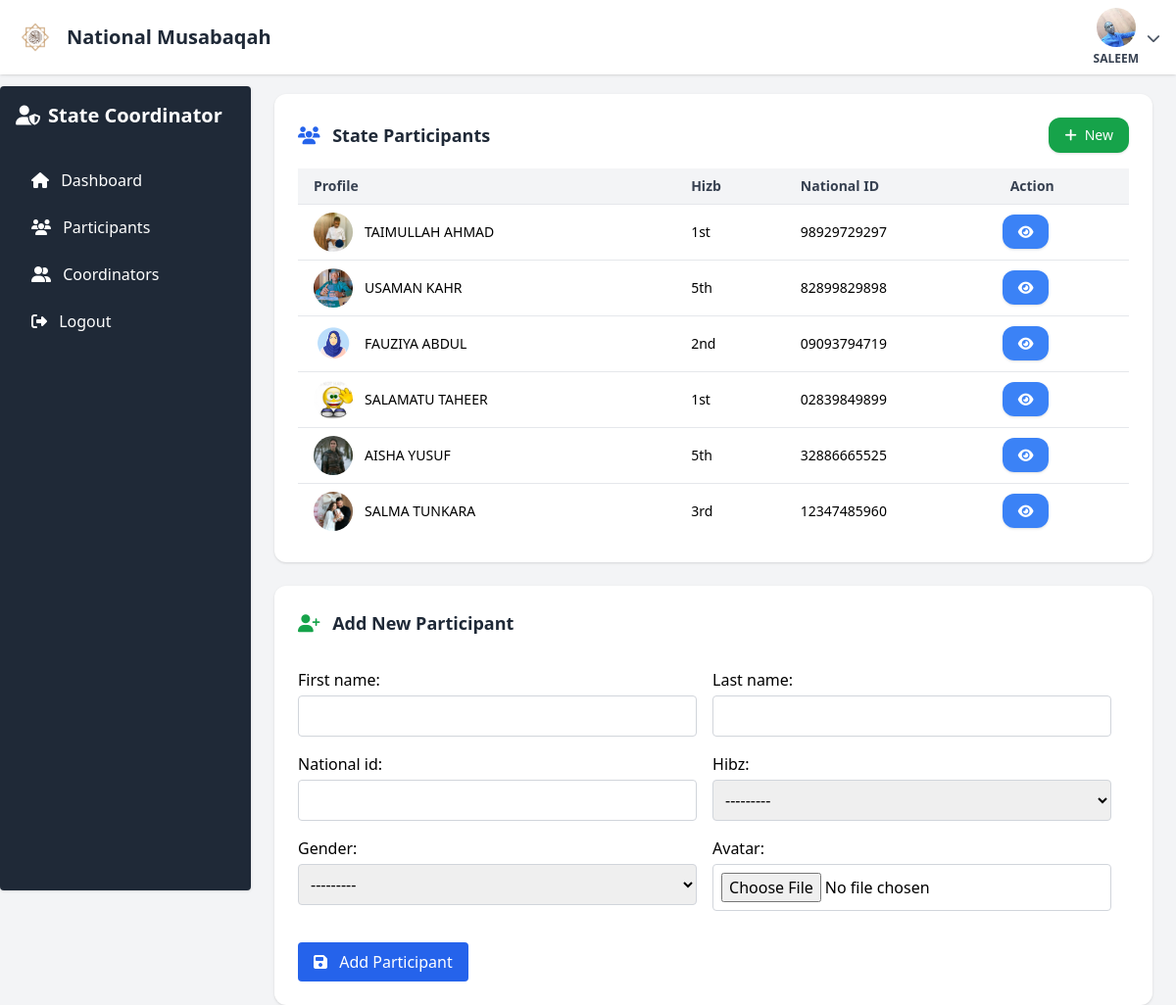
The app's page /state-part (signed in) with its own data.
### musabaqah/models.py (models this page shows, shortened)
class StateUser(models.Model):
    first_name = models.CharField(max_length=100)
    last_name = models.CharField(max_length=100)
    email = models.EmailField(unique=True)
    phone = models.CharField(max_length=13)
    role = models.CharField(max_length=20, default='cordinator')
    avatar = models.ImageField(upload_to='avatars/', blank=True, null=True)
    state = models.CharField(max_length=2, unique=True, choices=NIGERIAN_STATES)
    password = models.CharField(max_length=128, default=make_password('1234'))  # default hashed password

class Participant(models.Model):
    state_user = models.ForeignKey('StateUser', on_delete=models.CASCADE)
    first_name = models.CharField(max_length=50)
    last_name = models.CharField(max_length=50)
    national_id = models.CharField(max_length=11, unique=True)
    hibz = models.CharField(choices=CATEGORY, max_length=10)
    gender = models.CharField(max_length=1, choices=GENDER_CHOICES)
    avatar = models.ImageField(upload_to='avatars/', blank=True, null=True)
    class Meta:
        constraints = [
            models.UniqueConstraint(fields=['state_user', 'hibz', 'gender'], name='unique_participant_per_state_category_gender')
        ]

### musabaqah/views.py (the view, shortened to what this page needs)
# urls.py: path('state-part', views.state_part, name="state-part"),
def state_part(request):
    user_id = request.session.get('state_user_id')
    if not user_id:
        return redirect('my-login')
    state_user = StateUser.objects.get(id=user_id)
    part = Participant.objects.filter(state_user=state_user)
    form = ParticipantForm()
    context = {
        'part': part,
        'state_user': state_user,
        'form': form
    }
    return render(request, 'musabaqah/state-part.html', context)

### musabaqah/forms.py
class ParticipantForm(forms.ModelForm):
    class Meta:
        model = Participant
        fields = '__all__'
        exclude =['state_user']

### musabaqah/templates/musabaqah/state-part.html (shortened to what this page needs)
{% load static %}
{% load tailwind_filters %}
{% load crispy_forms_tags %}
{% load widget_tweaks %}
<!DOCTYPE html>
<html lang="en">
<head>
    <script src="https://cdn.tailwindcss.com"></script>
    <link rel="stylesheet" href="https://cdnjs.cloudflare.com/ajax/libs/font-awesome/6.5.0/css/all.min.css" />
</head>
<body class="bg-gray-100 font-sans">
    {% include 'musabaqah/state-header.html' %}
    <div class="flex flex-wrap">
    <div id="mobileSidebar" class="lg:flex lg:w-64 hidden bg-gray-800 text-white">
        {% include 'musabaqah/state-aside.html' %}
    </div>
    <main class="md:pt-24 pt-20 px-6 md:ml-64 max-w-full">
       <div class="bg-white p-6 rounded-xl shadow max-w-5xl mx-auto">
        <div class="flex justify-between items-center mb-4">
            <h3 class="text-lg font-semibold text-gray-800">
                <i class="fas fa-users mr-2 text-blue-600"></i> State Participants
            </h3>
            <a href="#add-participant-form" class="inline-flex items-center gap-2 bg-green-600 text-white px-4 py-2 rounded-xl shadow hover:bg-green-700 transition text-sm">
                <i class="fas fa-plus"></i> New
            </a>
        </div>
        <div class="overflow-x-auto">
            <table class="min-w-full table-auto text-sm">
                <thead class="bg-gray-100 text-gray-700">
                    <tr>
                        <th class="px-4 py-2 text-left">Profile</th>
                        <th class="px-4 py-2 text-left">Hizb</th>
                        <th class="px-4 py-2 text-left hidden md:table-cell">National ID</th>
                        <th class="px-4 py-2 text-left">Action</th>
                    </tr>
                </thead>
                <tbody>
                    {% for user in part %}
                        {% if request.user.state_user == user.part.state %}
                        <tr class="border-t">
                            <td class="px-4 py-2 text-left flex items-center gap-3">
                                {% if user.avatar %}
                                    <img src="{{ user.avatar.url }}" alt="{{ user.first_name }}" class="w-10 h-10 rounded-full object-cover">
                                {% else %}
                                    <div class="w-10 h-10 bg-gray-300 rounded-full flex items-center justify-center text-sm text-white">N/A</div>
                                {% endif %}
                                <span>{{ user.first_name|upper }} {{ user.last_name|upper }}</span>
                            </td>
                            <td class="px-4 py-2 text-left">{{ user.hibz }}</td>
                            <td class="px-4 py-2 text-left hidden md:table-cell">{{ user.national_id }}</td>
                            <td class="py-4 px-2 text-left">
                                <div>
                                    {% if user.id %}
                                    <a href="{% url 'state-part-view' user.id %}" class="px-4 py-2 bg-blue-500 text-white text-sm rounded-xl shadow hover:bg-blue-600 transition">
                                        <i class="fas fa-eye"></i>
                                    </a>
                                    {% else %}
                                    <span class="text-gray-400">No ID</span>
                                    {% endif %}
                                </div>
                            </td>
                        </tr>
                        {% endif %}
                    {% empty %}
                        <tr>
                            <td colspan="4" class="text-center text-gray-500 py-4">No Registered Participants found.</td>
                        </tr>
                    {% endfor %}
                </tbody>
            </table>
        </div>
    </div>
        <div id="add-participant-form" class="bg-white p-6 rounded-xl shadow mt-6 max-w-5xl mx-auto">
            <div class="flex justify-between">
                <h3 class="text-lg font-semibold mb-4 text-gray-800">
                    <i class="fas fa-user-plus mr-2 text-green-600"></i> Add New Participant
                </h3>
            </div>
            <form method="POST" enctype="multipart/form-data" class="space-y-4">
                <div class="flex flex-wrap gap-4">
                    <div class="w-full md:w-[48%]">
                        {{ form.first_name.label_tag }}
                        {{ form.first_name|add_class:"w-full mt-1 border border-gray-300 p-2 rounded" }}
                    </div>
                    <div class="w-full md:w-[48%]">
                        {{ form.last_name.label_tag }}
                        {{ form.last_name|add_class:"w-full mt-1 border border-gray-300 p-2 rounded" }}
                    </div>
                    <div class="w-full md:w-[48%]">
                        {{ form.national_id.label_tag }}
                        {{ form.national_id|add_class:"w-full mt-1 border border-gray-300 p-2 rounded" }}
                    </div>
                    <div class="w-full md:w-[48%]">
                        {{ form.hibz.label_tag }}
                        {{ form.hibz|add_class:"w-full mt-1 border border-gray-300 p-2 rounded" }}
                    </div>
                    <div class="w-full md:w-[48%]">
                        {{ form.gender.label_tag }}
                        {{ form.gender|add_class:"w-full mt-1 border border-gray-300 p-2 rounded" }}
                    </div>
                    <div class="w-full md:w-[48%]">
                        {{ form.avatar.label_tag }}
                        {{ form.avatar|add_class:"w-full mt-1 border border-gray-300 p-2 rounded" }}
                    </div>
                </div>
                <div class="pt-4">
                    <button type="submit" class="bg-blue-600 text-white px-4 py-2 rounded hover:bg-blue-700">
                        <i class="fas fa-save mr-2"></i> Add Participant
                    </button>
                </div>
            </form>
        </div>
    </main>
</div>
</body>
</html>

### musabaqah/templates/musabaqah/state-header.html (shortened to what this page needs)
{% load static %}
<header class="fixed top-0 left-0 right-0 bg-white shadow z-50">
    <div class="max-w-7xl mx-auto px-4 py-2 flex justify-between items-center">
        <div class="flex items-center">
            <img src="{% static 'images/quran.jpg' %}" alt="Logo" class="w-10 h-10 object-contain rounded-full mr-3">
            <h1 class="text-xl text-gray-800 font-bold">National Musabaqah</h1>
        </div>
        <div class="relative flex items-center space-x-2 hidden md:flex">
            <div class="flex flex-col items-center">
                {% if state_user.avatar %}
                    <img src="{{ state_user.avatar.url }}"
                        alt="{{ state_user.first_name }}"
                        class="w-10 h-10 rounded-full object-cover">
                {% else %}
                    <img src="/static/images/avater.png"
                        alt="{{ state_user.first_name }}"
                        class="w-10 h-10 rounded-full object-cover">
                {% endif %}
                <span class="text-xs font-semibold text-gray-700 mt-1">
                    {{ state_user.first_name|upper }}
                </span>
            </div>
            <button id="user-menu-button" class="text-gray-600 hover:text-gray-800 focus:outline-none">
                <i class="fas fa-chevron-down text-sm"></i>
            </button>
        </div>
    </div>
</header>
<link rel="stylesheet" href="https://cdnjs.cloudflare.com/ajax/libs/font-awesome/6.5.0/css/all.min.css" />

### records on screen
StateUser: avatar (placeholder picture), first_name "SALEEM"
Participant: avatar (picture), first_name "TAIMULLAH", last_name "AHMAD", hibz "1st", national_id "98929729297"
Participant: avatar (picture), first_name "USAMAN", last_name "KAHR", hibz "5th", national_id "82899829898"
Participant: avatar (picture), first_name "FAUZIYA", last_name "ABDUL", hibz "2nd", national_id "09093794719"
Participant: avatar (picture), first_name "SALAMATU", last_name "TAHEER", hibz "1st", national_id "02839849899"
Participant: avatar (picture), first_name "AISHA", last_name "YUSUF", hibz "5th", national_id "32886665525"
Participant: avatar (picture), first_name "SALMA", last_name "TUNKARA", hibz "3rd", national_id "12347485960"
